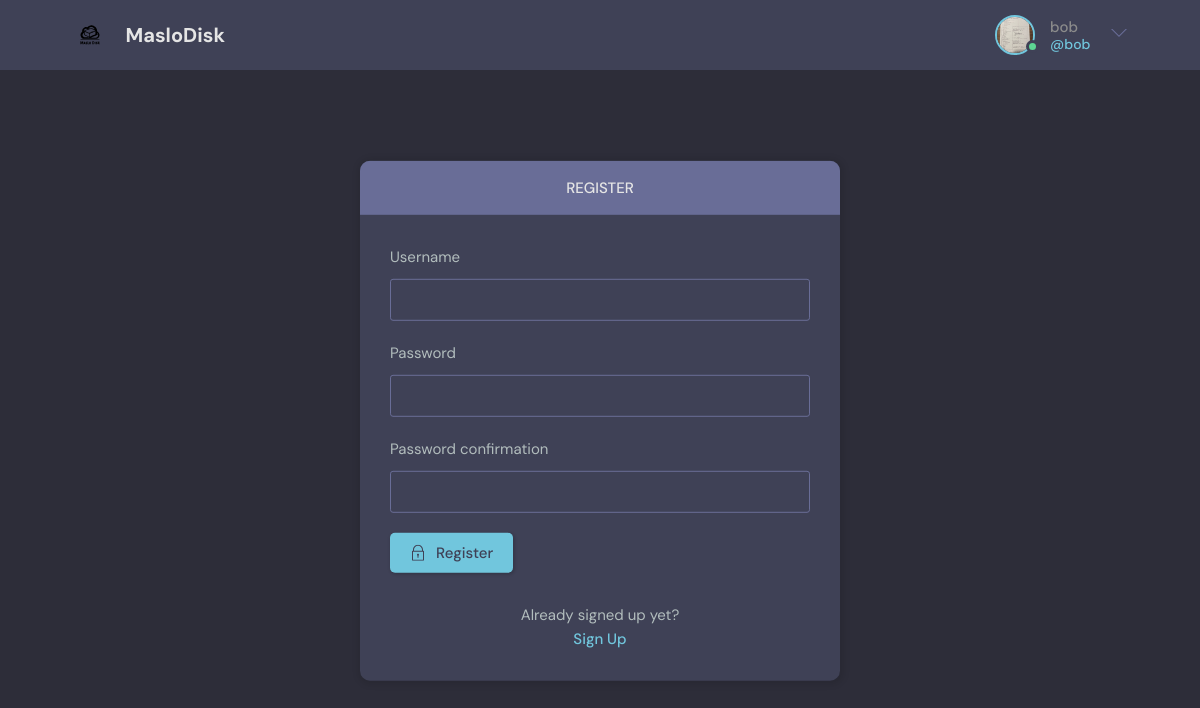
Page /register/ (signed in) on the committed database.
### base/models.py (models this page shows, shortened)
class User(AbstractUser):
    avatar = models.ImageField(null=True, default="avatars/avatar.svg", upload_to="avatars/",
                               verbose_name="Profile photo")
    available_files = models.ManyToManyField('File', related_name='available_files')
    root_folder = models.OneToOneField('Folder', on_delete=models.CASCADE, related_name='root_folder', null=True)

### base/views.py (the view, shortened to what this page needs)
# urls.py: path('register/', views.RegisterUser.as_view(), name='register'),
class RegisterUser(CreateView):
    template_name = 'base/login_register.html'
    form_class = RegisterForm
    extra_context = {'page': 'register'}

### base/forms.py
class RegisterForm(UserCreationForm):
    class Meta:
        model = get_user_model()
        fields = ['username', 'password1', 'password2']

### base/templates/base/login_register.html (shortened to what this page needs)
{% extends 'main.html' %}
{% block content %}
<main class="auth layout">
  {% if page == 'login' %}
  <div class="container">
    <div class="layout__box">
      <div class="layout__boxHeader">
        <div class="layout__boxTitle">
          <h3>Login</h3>
        </div>
      </div>
      <div class="layout__body">
        <form class="form" action="" method="POST">
          {% csrf_token %}
          <div class="form-error">{{ form.non_field_errors }}</div>
          <div class="form__group form__group">
            <label for="username">Username</label>
            <input id="username" name="username" type="username" placeholder="username" />
          </div>
          <div class=" form__group">
            <label for="password">Password</label>
            <input id="password" name="password" type="password"
              placeholder="&bull;&bull;&bull;&bull;&bull;&bull;&bull;&bull;" />
          </div>
          <button class="btn btn--main" type="submit">
            <svg version="1.1" xmlns="http://www.w3.org/2000/svg" width="32" height="32" viewBox="0 0 32 32">
              <title>lock</title>
              <path
                d="M27 12h-1v-2c0-5.514-4.486-10-10-10s-10 4.486-10 10v2h-1c-0.553 0-1 0.447-1 1v18c0 0.553 0.447 1 1 1h22c0.553 0 1-0.447 1-1v-18c0-0.553-0.447-1-1-1zM8 10c0-4.411 3.589-8 8-8s8 3.589 8 8v2h-16v-2zM26 30h-20v-16h20v16z">
              </path>
              <path
                d="M15 21.694v4.306h2v-4.306c0.587-0.348 1-0.961 1-1.694 0-1.105-0.895-2-2-2s-2 0.895-2 2c0 0.732 0.413 1.345 1 1.694z">
              </path>
            </svg>
            Login
          </button>
        </form>
      </div>
        <div class="auth__action">
          <p>Haven't signed up yet?</p>
          <a href="{% url 'register' %}" class="btn btn--link">Sign Up</a>
        </div>
      </div>
    </div>
  </div>
  {% else %}
  <div class="container">
    <div class="layout__box">
      <div class="layout__boxHeader">
        <div class="layout__boxTitle">
          <h3>Register</h3>
        </div>
      </div>
      <div class="layout__body">
        <form class="form" action="" method="POST">
          {% for field in form %}
          <div class="form__group form__group">
            <label for="{{ field.id_for_label }}">{{ field.label }}</label>
            {{ field }}
          </div>
          {% endfor %}
          <button class="btn btn--main" type="submit">
            Register
          </button>
        </form>
        <div class="auth__action">
          <p>Already signed up yet?</p>
          <a href="{% url 'login' %}" class="btn btn--link">Sign Up</a>
        </div>
      </div>
    </div>
  </div>
  {% endif %}
</main>
{% endblock content %}

### templates/navbar.html (shortened to what this page needs)
{% load static %}
<header class="header header--loggedIn">
    <div class="container">
        <a href="{% url 'home' %}" class="header__logo">
            <img src="{% static 'images/logo.svg' %}" />
            <h1>MasloDisk</h1>
        </a>
        {% if request.user.is_authenticated %}
        <nav class="header__menu">
            <div class="header__user">
                <a href="">
                    <div class="avatar avatar--medium active">
                        <img src="{{request.user.avatar.url}}" />
                    </div>
                    <p>{{request.user.username}} <span>@{{request.user.username}}</span></p>
                </a>
                <button class="dropdown-button">
                    <svg version="1.1" xmlns="http://www.w3.org/2000/svg" width="32" height="32" viewBox="0 0 32 32">
                        <title>chevron-down</title>
                        <path d="M16 21l-13-13h-3l16 16 16-16h-3l-13 13z"></path>
                    </svg>
                </button>
            </div>
        </nav>
        {% endif %}
    </div>
</header>

### static/styles/style.css (style rules this page uses)
:root { --color-main: #71c6dd; --color-main-light: #e1f6fb; --color-dark: #3f4156; --color-dark-medium: #51546e; --color-dark-light: #696d97; --color-light: #e5e5e5; --color-gray: #8b8b8b; --color-light-gray: #b2bdbd; --color-bg: #2d2d39; --color-success: #5dd693; --color-error: #fc4b0b; }
* { font-family: "DM Sans", -apple-system, BlinkMacSystemFont, "Segoe UI", Roboto, Oxygen, Ubuntu, Cantarell, "Open Sans", "Helvetica Neue", sans-serif; margin: 0; padding: 0; box-sizing: border-box; text-rendering: optimizeLegibility; font-size: inherit; }
html { font-size: 56.25%; }
@media only screen and (min-width: 1200px) { html { font-size: 62.5%; } }
body { line-height: 1.6; font-weight: 400; font-size: 1.5rem; color: var(--color-light-gray); background-color: var(--color-bg); min-height: 100vh; }
img { width: 200%; height: 200%; }
a { display: inline-block; color: var(--color-main); text-decoration: none; }
.container { max-width: 120rem; width: 90%; margin: auto; }
.btn { background-color: transparent; border: none; display: inline-flex; align-items: center; gap: 1rem; cursor: pointer; transition: all ease-in-out 0.3s; padding: 1rem 2rem; border-radius: 5px; box-shadow: 1px 1px 3px 1px rgba(0, 0, 0, 0.15); font-weight: 500; }
.btn--link { border-radius: 0; padding: 0; color: var(--color-main); box-shadow: none; }
.btn--main { background-color: var(--color-main); color: var(--color-dark); }
.btn > svg { fill: currentColor; width: 1.6rem; height: 1.6rem; }
.avatar { position: relative; display: inline-block; border-radius: 50%; border: 2px solid var(--color-main); }
.avatar img { display: block; border-radius: 50%; object-fit: cover; object-position: center; }
.avatar::after { content: ""; display: block; position: absolute; background-color: var(--color-gray); z-index: 111; border-radius: 50%; border: 0.3rem solid var(--color-dark); }
.avatar.active::after { background-color: var(--color-success); }
.avatar.avatar--medium img { width: 3.6rem; height: 3.6rem; border-radius: 50%; }
.avatar.avatar--medium:after { width: 0.7rem; height: 0.7rem; bottom: 0px; right: -6px; }
.header { padding: 1.5rem; background-color: var(--color-dark); }
.header > .container { display: flex; gap: 9.5rem; }
.header__logo, .header__user { display: flex; gap: 2rem; align-items: center; }
.header__logo > img { height: 3.2rem; width: 3.2rem; }
.header__logo > h1 { font-weight: 700; font-size: 2rem; color: var(--color-light); }
.header__menu { margin-left: auto; position: relative; }
.header__menu a { display: flex; gap: 1.5rem; align-items: center; font-weight: 500; text-decoration: none; color: var(--color-gray); }
.header__menu img { height: 3.6rem; }
.header__menu p { line-height: 1.2; }
.header__menu span { color: var(--color-main); font-weight: 500; font-size: 1.4rem; display: block; }
.header__menu svg { width: 1.6rem; height: 1.6rem; fill: var(--color-dark-light); }
.dropdown-button { background: transparent; border: 0; outline: 0; cursor: pointer; }
.layout { margin-top: 2.4rem; }
.layout > .container { display: flex; align-items: flex-start; }
.layout__box { width: 90%; max-width: 48rem; min-height: 40rem; position: absolute; top: 50%; left: 50%; transform: translate(-50%, -46%); background-color: var(--color-dark); border-radius: 1rem; box-shadow: 1px 1px 6px 3px rgba(0, 0, 0, 0.1); overflow: hidden; }
.layout__boxHeader { display: flex; padding: 1.5rem; background-color: var(--color-dark-light); }
.layout__boxTitle { display: flex; gap: 1.5rem; align-items: center; }
.layout__boxTitle h3 { text-transform: uppercase; font-weight: 500; color: var(--color-light); }
.layout__body { margin: 3rem; }
.form__group { margin-bottom: 2rem; width: 100%; }
.form__group label { display: block; font-size: 1.5rem; margin-bottom: 1rem; }
.form__group input, .form__group textarea, .form__group select { background: transparent; border: 1px solid var(--color-dark-light); padding: 1rem; border-radius: 3px; width: 100%; color: var(--color-light); font-weight: 500; outline: none; }
.auth .layout__boxHeader { text-align: center; justify-content: center; }
.auth__action { margin-top: 3rem; text-align: center; }

### rows in the picture
User: user.avatar (picture), user.username "bob"

### other values in the picture
{{ field.label }} "Username" "Password" "Password confirmation"
